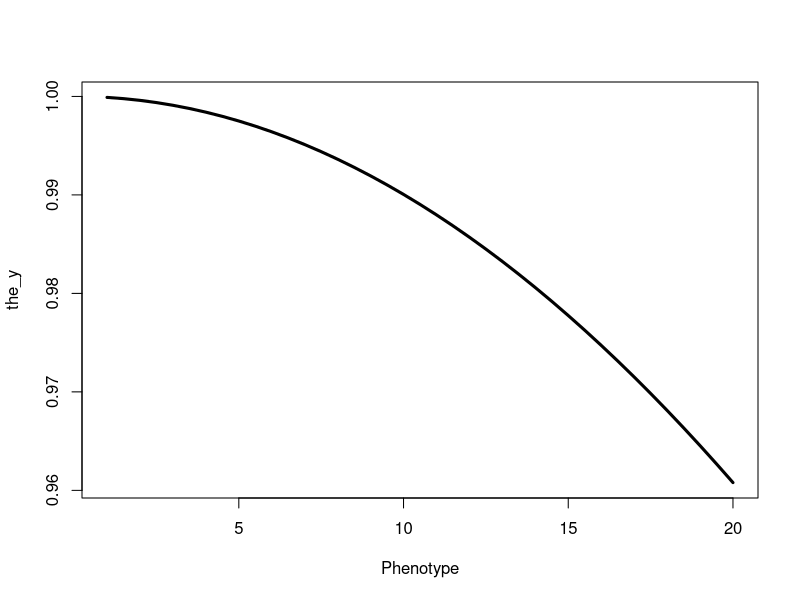
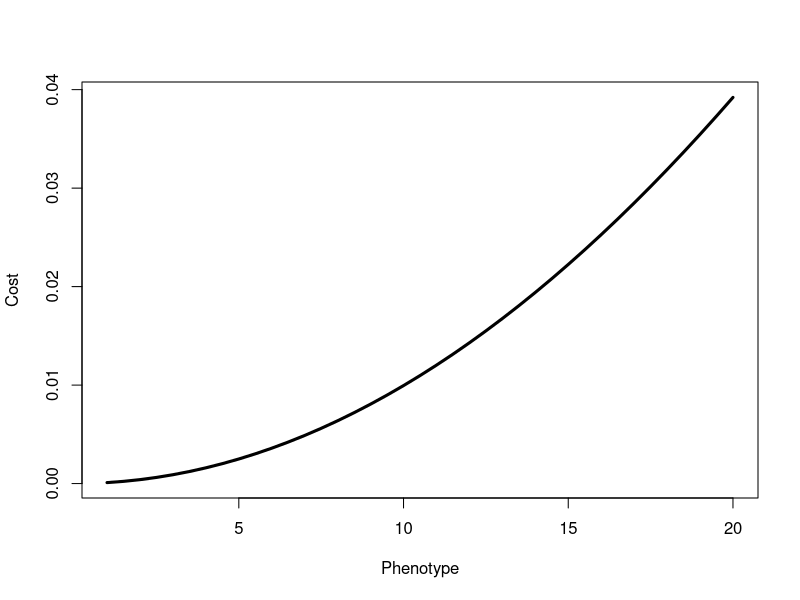

Recreate these plots in R, in order.
## ---- chunk 1
knitr::opts_chunk$set(echo = TRUE)
## ---- chunk 2
setCOST=100
Phenotype= seq(1, 20, 0.5)
the_y = exp(-(Phenotype/setCOST)^2)

plot(Phenotype, the_y, type="l", lwd=3)


Phenotype= seq(1, 20, 0.5)
Cost = 1-exp(-(Phenotype/setCOST)^2)

plot(Phenotype, Cost, type="l", lwd=3)
#how to change this to the probably of survival

